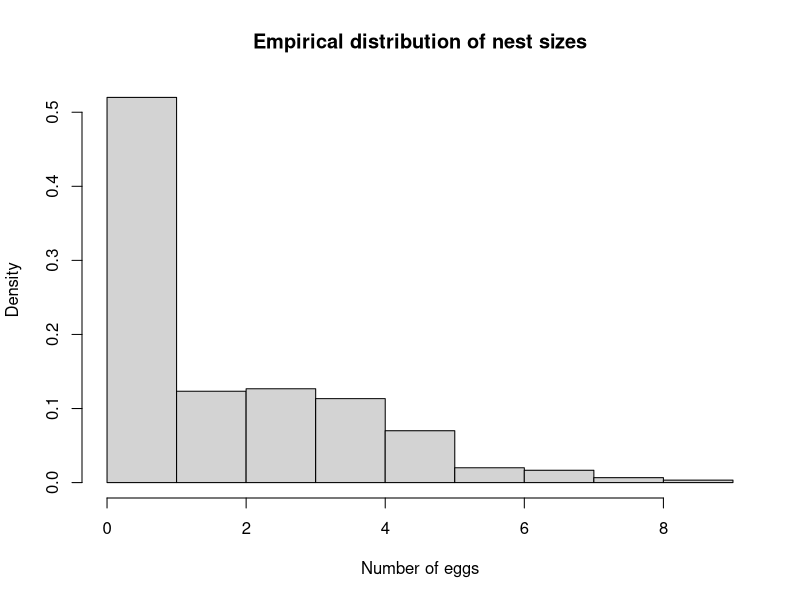

Write R code to recreate this figure.
## ---- chunk 1
#| label: lbl-load-data
# Load the nest size data

rm(list=ls())
set.seed(81196)    # So that results are reproducible (same simulated data every time)

nestsize <- read.csv("data/nestsize.csv",header=FALSE)
colnames(nestsize) <- c("n")
x <- nestsize$n
n <- length(x) # Number of observations
# how many rows in the data
nrow(nestsize)
# how many zeros in x
sum(x==0)
# almost half of the data is zeros!

par(mfrow=c(1,1))
xx.true = seq(0, max(x), by=1)
hist(x, breaks=seq(0, max(x), by=1), freq=FALSE, xlab="Number of eggs", ylab="Density", main="Empirical distribution of nest sizes")
## ---- chunk 2
#| label: lbl-zip-mix-1
#| warnings: true
#| errors: false

# EM algorithm for fitting a ZIP

## Run the actual EM algorithm
## Initialize the parameters
KK         = 2                     # Number of components
w     = 1/2                        # equal weights                     #Initial standard deviation

lambda = mean(x) # initial guess for the mean

s  = 0
sw = FALSE
QQ = -Inf
QQ.out = NULL
epsilon = 10^(-5)

while(!sw){ ## run until convergence switch becomes TRUE
  ## E step
  v = array(0, dim=c(n,KK))
  for(i in 1:n){
    if (x[i] == 0){
      # if the observation is zero it may be due to either component so we assign each a value based on the weights * pdf
      v[i,1] = w * 1 # delta is 1 at zero
      v[i,2] = (1-w) * dpois(x[i], lambda) # the weight for the second component
      v[i,] = v[i,]/sum(v[i,]) # normalize 
    } else {
      v[i,1] = 0
      v[i,2] = 1
      # normalized
    }
  }
  
  ## M step
  # Weights
  w = mean(v[,1]) 
  # parameters
  lambda = sum(x)/sum(v[,2]) # normalize
  
  ##Check convergence
  ## QQn is the new value of the Q function
  ## QQ is the old value of the Q function
  QQn = 0
  for(i in 1:n){
    if(x[i] == 0){
      # log is used to avoid numerical underflow
      QQn = QQn + v[i,1]*log(w) + v[i,2]*(log(1-w) + dpois(x[i], lambda, log=TRUE))
    }else{
      QQn = QQn + v[i,2]*(log(1-w) + dpois(x[i], lambda, log=TRUE))
    }
  }
  if(abs(QQn-QQ)/abs(QQn)<epsilon){
    sw=TRUE
  }
  QQ = QQn

  QQ.out = c(QQ.out, QQ)
  s = s + 1
  print(paste(s, QQn))
  

}
## ---- chunk 3
#| label: lbl-mle-estimates

# w
# lambda

cat("w = ", round(w, 2), "\n")
cat("lambda = ", round(lambda, 2), "\n")
